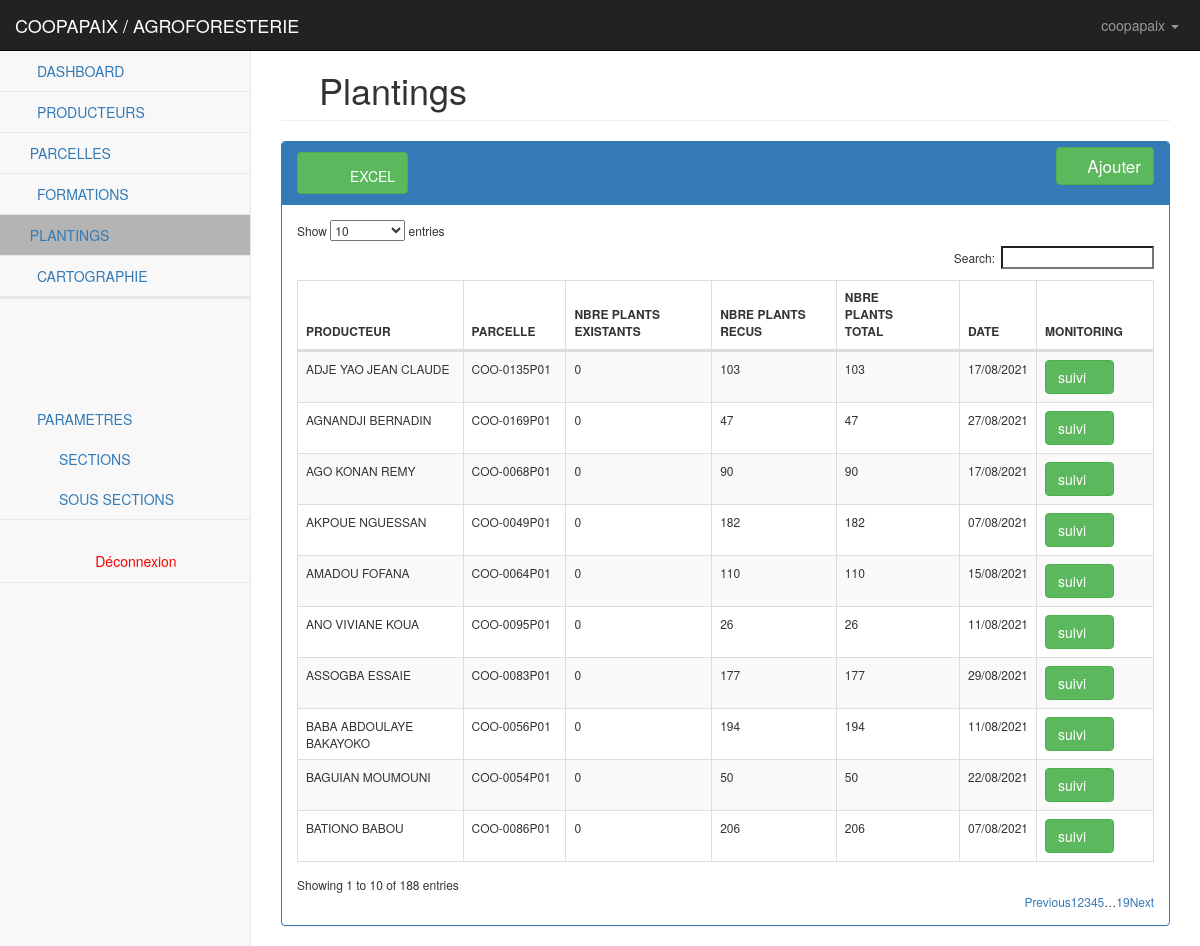
The page /cooperatives/planting_coop/ (signed in) on the database as committed earlier.
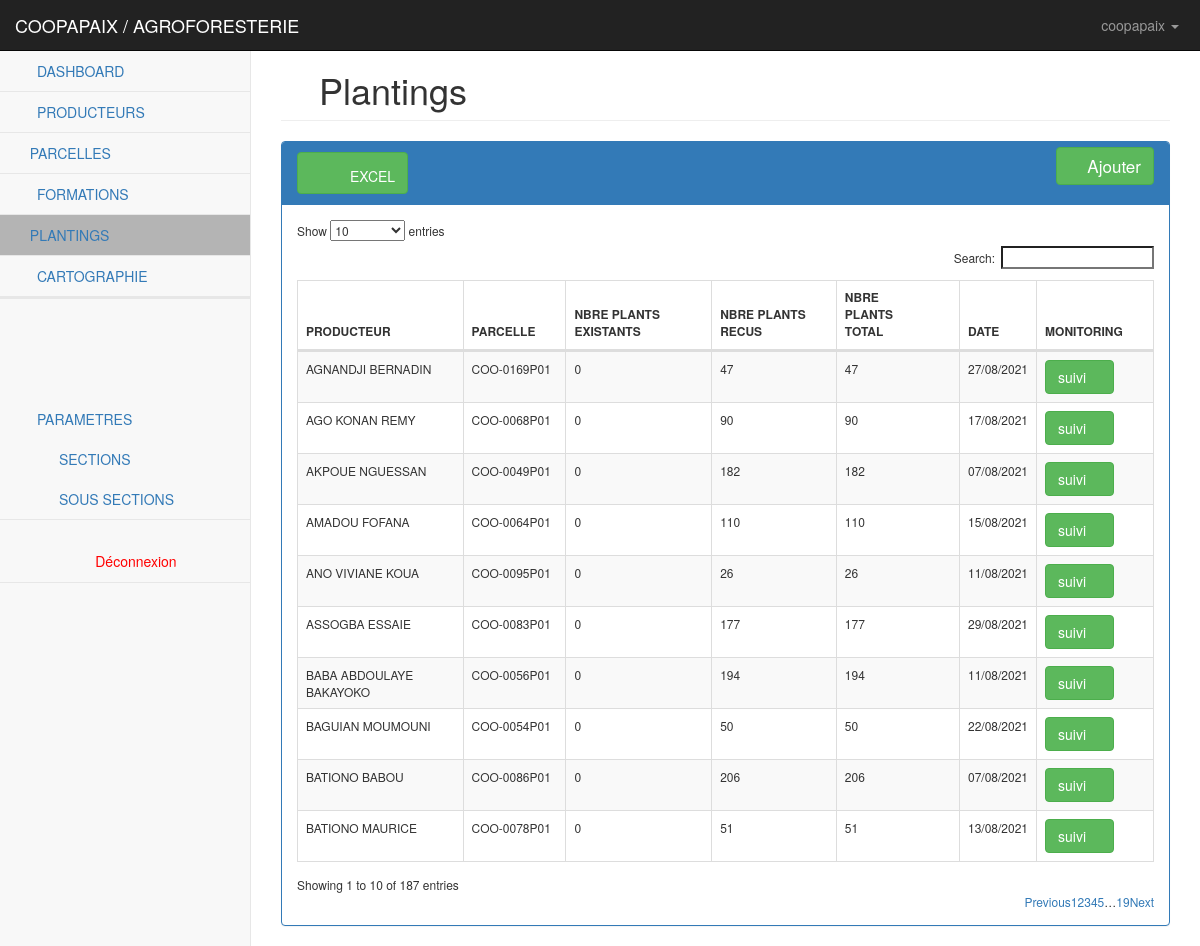
The same page on the database as committed later.
### parametres/models.py (models this page shows, shortened)
class Cooperative(models.Model):
    user = models.OneToOneField(User, on_delete=models.CASCADE, related_name="cooperatives")
    region = models.ForeignKey(Region, on_delete=models.CASCADE, related_name="cooperatives")
    siege = models.CharField(max_length=255, verbose_name="SIEGE/LOCALITE", blank=True, null=True)
    client = models.ForeignKey(Client, on_delete=models.CASCADE, related_name="cooperatives")
    projet = models.ManyToManyField(Projet)
    sigle = models.CharField(max_length=500)
    contacts = models.CharField(max_length=50)
    logo = models.ImageField(verbose_name="logo", upload_to=upload_logo_site, blank=True)
    objects = models.Manager()
    def get_projet_values(self):
        ret = ''
        for proj in self.projet.all():
            ret = ret + proj.titre + ','
        return ret[:-1]
    class Meta:
        verbose_name_plural = "COOPERATIVES"
        verbose_name = "cooperative"
        ordering = ["sigle"]
    def Logo(self):
        if self.logo:
            return mark_safe('<img src="%s" style="width: 45px; height:45px;" />' % self.logo.url)
        else:
            return "Aucun Logo"
    Logo.short_description = 'Logo'

class Projet(models.Model):
    categorie = models.ForeignKey(Projet_Cat, on_delete=models.CASCADE, verbose_name="CATEGORIE PROJET", default=1)
    sigle = models.CharField(max_length=255)
    titre = models.CharField(max_length=500)
    chef = models.CharField(max_length=255)
    debut = models.DateField()
    fin = models.DateField()
    etat = models.CharField(max_length=50, choices=ETAT)
    objects = models.Manager()
    def __str__(self):
        return "%s - (%s)" %(self.titre, self.categorie.libelle)
    class Meta:
        verbose_name_plural = "PROJETS"
        verbose_name = "projet"
        ordering = ["sigle"]

### cooperatives/models.py (models this page shows, shortened)
class Planting(models.Model):
    parcelle = models.ForeignKey(Parcelle, on_delete=models.CASCADE, related_name="plantings")
    nb_plant_exitant = models.PositiveIntegerField(default=0, verbose_name="NBRE PLANTS EXISTANTS")
    plant_recus = models.PositiveIntegerField(default=0, verbose_name="NOMBRE DE PLANTS RECUS")
    plant_total = models.PositiveIntegerField(default=0, verbose_name="NOMBRE TOTAL DE PLANTS")
    campagne = models.ForeignKey(Campagne, on_delete=models.CASCADE, related_name="plantings")
    projet = models.ForeignKey(Projet, on_delete=models.CASCADE, default=1)
    date = models.DateField()
    objects = models.Manager()
    class Meta:
        verbose_name_plural = "PLANTINGS"
        verbose_name = "planting"
        ordering = ["parcelle"]

class Parcelle(models.Model):
    code = models.CharField(max_length=150, blank=True, null=True, verbose_name='CODE PARCELLE', help_text="LE CODE PARCELLE EST GENERE AUTOMATIQUEMENT")
    producteur = models.ForeignKey(Producteur, related_name='parcelles', on_delete=models.CASCADE)
    acquisition = models.CharField(max_length=50, verbose_name="MODE ACQUISITION", choices=ACQUISITION, default="heritage")
    latitude = models.CharField(max_length=10, null=True, blank=True)
    longitude = models.CharField(max_length=12, null=True, blank=True)
    superficie = models.DecimalField(max_digits=5, decimal_places=3, null=True, blank=True)
    culture = models.CharField(max_length=50, verbose_name="CULTURE", choices=CULTURE, default="cacao")
    certification = models.CharField(max_length=50, verbose_name="CERTIFICATION", choices=CERTIFICATION, default="utz")
    objects = models.Manager()
    class Meta:
        verbose_name_plural = "PARCELLES"
        verbose_name = "parcelle"
        ordering = ["code"]

class Producteur(models.Model):
    code = models.CharField(max_length=150, blank=True, null=True, verbose_name='CODE PRODUCTEUR')
    cooperative = models.ForeignKey(Cooperative, on_delete=models.CASCADE, related_name='producteurs')
    origine = models.ForeignKey(Origine, on_delete=models.CASCADE, related_name='producteurs', default=1)
    sous_prefecture = models.ForeignKey(Sous_Prefecture, on_delete=models.SET_NULL, blank=True, null=True, related_name='producteurs')
    section = models.ForeignKey(Section, on_delete=models.CASCADE, related_name='producteurs')
    sous_section = models.ForeignKey(Sous_Section, related_name="sous_section", on_delete=models.SET_NULL, blank=True, null=True)
    type_producteur = models.CharField(max_length=50, verbose_name="TYPE PRODUCTEUR", choices=TYPE_PRODUCTEUR, default="MEMBRE")
    genre = models.CharField(max_length=2, choices=GENRE, default="H")
    nom = models.CharField(max_length=250, blank=True, null=True, verbose_name="Nom et prénoms")
    dob = models.DateField(blank=True, null=True, verbose_name="Date/Année de Naissance")
    contacts = models.CharField(max_length=50, blank=True, null=True)
    localite = models.CharField(max_length=100, blank=True, null=True)
    nb_enfant = models.PositiveIntegerField(default=0, null=True, blank=True)
    nb_epouse = models.PositiveIntegerField(default=0, null=True, blank=True)
    enfant_scolarise = models.PositiveIntegerField(default=0, null=True, blank=True, verbose_name="Enfant Scolarise")
    nb_personne = models.PositiveIntegerField(default=0, null=True, blank=True, verbose_name="Personne à Charge")
    nb_parcelle = models.PositiveIntegerField(default=0)
    image = models.ImageField(verbose_name="Logo", upload_to=producteurs_images, blank=True)
    type_document = models.CharField(max_length=50, verbose_name="TYPE DOCUMENT", choices=NATURE_DOC, default="AUCUN")
    num_document = models.CharField(max_length=150, verbose_name="N° PIECE", null=True, blank=True)
    document = models.FileField(verbose_name="Documents", upload_to=producteurs_documents, blank=True, null=True)
    is_active = models.BooleanField(default=True)
    objects = models.Manager()
    def __str__(self):
        return '%s' %(self.nom)
    def Photo(self):
        if self.image:
            photoLink = "/media/%s" % self.image
            thumb = mark_safe('<img src="%s" style="width: 45px; height:45px;" />' % self.image.url)
            return "<img src='%s' />" % thumb.url
        elif self.genre == "H":
            thumb = mark_safe('<img src="127.0.0.1:8000/static/img/logo_homme.jpeg" style="width: 45px; height:45px;" />')
            return "<img src='%s' />" % thumb
        else:
            thumb = mark_safe('<img src="127.0.0.1:8000/static/img/logo_femme.jpeg" style="width: 45px; height:45px;" />')
            return "<img src='%s' />" % thumb
    Photo.short_description = "Logo"
    Photo.allow_tags = True
    class Meta:
        verbose_name_plural = "PRODUCTEURS"
        verbose_name = "producteur"
        ordering = ["id"]

### cooperatives/views.py (the view, shortened to what this page needs)
# urls.py: path('planting_coop/', CoopPlantings, name='CoopPlantings'),
def CoopPlantings(request):
    cooperative = Cooperative.objects.get(user_id=request.user.id)
    parcelles = Parcelle.objects.filter(producteur__cooperative_id=cooperative)
    activate = "plantings"
    campagnes = Campagne.objects.all()
    projets = Projet.objects.all()
    plantings = Planting.objects.filter(parcelle__producteur__cooperative_id=cooperative)
    plantingForm = PlantingForm()
    context = {
        'cooperative':cooperative,
        'parcelles':parcelles,
        'plantings':plantings,
        'campagnes':campagnes,
        'projets':projets,
        'plantingForm':plantingForm,
        "activate": activate
    }
    return render(request, 'cooperatives/plantings.html', context)

### cooperatives/templates/cooperatives/plantings.html (shortened to what this page needs)
{% extends 'base.html' %}
{% load static %}
{% load widget_tweaks %}
{% load bootstrap4 %}
{% block content %}
    <div id="wrapper">
        <nav class="navbar navbar-inverse navbar-fixed-top" role="navigation">
    {% if user.is_authenticated %}
        <div class="navbar-header">
            <a class="navbar-brand text-uppercase" href="{% url 'cooperatives:dashboard' %}">{{ cooperative.sigle }} / {{ cooperative.get_projet_values }}</a>
        </div>
    {% endif %}
    <ul class="nav navbar-right navbar-top-links">
        {% if user.is_authenticated %}
            <li class="dropdown">
                <a class="dropdown-toggle" data-toggle="dropdown" href="#">
                    <i class="fa fa-user fa-fw"></i> {{ user.username }} <b class="caret"></b>
                </a>
            </li>
        {% endif %}
    </ul>
    {% include 'cooperatives/coop_sidebar.html' %}
</nav>
        <div id="page-wrapper">
            <div class="container-fluid">
                <div class="row">
                    <div class="col-lg-12">
                        <h1 class="page-header">
                          <i class="glyphicon glyphicon-tree-deciduous"></i> Plantings
                        </h1>
                    </div>
                </div>
                <div class="row">
                    <div class="col-lg-12">
                        <div class="panel panel-primary">
                            <div class="panel-heading">
                                <a href="{% url 'cooperatives:export_planting_xls' %}" class="btn btn-success"><i class="fa fa-file-excel-o fa-fw fa-2x"></i> EXCEL</a>
                                <button type="button" class="btn btn-success pull-right" style="font-size:1.8vmin; margin-top: -5px" data-toggle="modal" data-target="#ParcelleModal" data-whatever="@mdo">
                                    <i class="fa fa-plus"> </i> Ajouter
                                </button>
                            </div>
                            <div class="panel-body" style="font-size: 12px">
                                <div class="table-responsive">
                                    <table class="table table-striped table-bordered table-hover" id="dataTables-example">
                                        <thead>
                                            <tr>
                                                <th>PRODUCTEUR</th>
                                                <th>PARCELLE</th>
                                                <th>NBRE PLANTS EXISTANTS</th>
                                                <th>NBRE PLANTS RECUS</th>
                                                <th>NBRE PLANTS TOTAL</th>
                                                <th>DATE</th>
                                                <th>MONITORING</th>
                                            </tr>
                                        </thead>
                                        <tbody>
                                            {% for planting in plantings %}
                                                <tr class="odd gradeX">
                                                    <td class="center">
                                                        {{ planting.parcelle.producteur.nom }} {{ planting.parcelle.producteur.prenoms }}
                                                    </td>
                                                    <td class="center">{{ planting.parcelle.code }}</td>
                                                    <td class="center">{{ planting.nb_plant_exitant }}</td>
                                                    <td class="center">{{ planting.plant_recus }}</td>
                                                    <td class="center">{{ planting.plant_total }}</td>
                                                    <td class="center">{{ planting.date | date:'d/m/Y' }}</td>
                                                    <td class="center">
                                                        <a href="{% url 'cooperatives:suivi_planting' planting.id %}" class="btn btn-success">
                                                             suivi <i class="fa fa-chevron-right"></i>
                                                        </a>
                                                    </td>
                                                </tr>
                                            {% endfor %}
                                        </tbody>
                                    </table>
                                </div>
                            </div>
                        </div>
                    </div>
                </div>
            </div>
            </div>
        </div>
{% endblock %}

### templates/base.html (shortened to what this page needs)
{% load static %}
<!DOCTYPE html>
<html lang="en">
    <head>
        {% include '_partials/css.html' %}
    </head>
    <body>
        {% block content %}
        {% endblock %}
    </body>
</html>

### templates/_partials/css.html (shortened to what this page needs)
{% load static %}
<link href="{% static 'css/bootstrap.min.css' %}" rel="stylesheet">
<link href="{% static 'css/metisMenu.min.css' %}" rel="stylesheet">
<link href="{% static 'css/timeline.css' %}" rel="stylesheet">
<link href="{% static 'css/startmin.css' %}" rel="stylesheet">
<link href="{% static 'css/dataTables/dataTables.bootstrap.css' %}" rel="stylesheet">
<link href="{% static 'css/dataTables/dataTables.responsive.css' %}" rel="stylesheet">
<link href="{% static 'css/font-awesome.min.css' %}" rel="stylesheet" type="text/css">

### cooperatives/templates/cooperatives/coop_sidebar.html
{% load static %}
<div class="navbar-default sidebar" role="navigation">
    <div class="sidebar-nav navbar-collapse">
        <ul class="nav" id="side-menu">
            <li>
                <a href="{% url 'cooperatives:dashboard' %}" {% if activate == "cooperative" %}class="active"{% else %} class="" {% endif %}><i class="fa fa-dashboard fa-fw"></i> DASHBOARD</a>
            </li>
            <li>
                <a href="{% url 'cooperatives:producteurs' %}" {% if activate == "producteurs" %}class="active"{% else %} class="" {% endif %}><i class="fa fa-users fa-fw"></i> PRODUCTEURS</a>
            </li>
            <li>
                <a href="{% url 'cooperatives:parcelles' %}" {% if activate == "parcelles" %}class="active"{% else %} class="" {% endif %}><i class="glyphicon glyphicon-map-marker"></i> PARCELLES</a>
            </li>
            <li>
                <a href="{% url 'cooperatives:formations' %}" {% if activate == "formations" %}class="active"{% else %} class="" {% endif %}><i class="fa fa-bookmark fa-fw"></i> FORMATIONS</a>
            </li>
            <li>
                <a href="{% url 'cooperatives:CoopPlantings' %}" {% if activate == "plantings" %}class="active"{% else %} class="" {% endif %}><i class="glyphicon glyphicon-tree-deciduous"></i> PLANTINGS</a>
            </li>
            <li>
                <a href="{% url 'cooperatives:map_by_cooperative' %}" target="_blank"><i class="fa fa-map fa-fw"></i> CARTOGRAPHIE</a>
            </li>
            <li>
            </li>
            <li>
            </li>
            <li style="margin-top: 100px">
                <a href="#"><i class="fa fa-gear fa-fw"></i> PARAMETRES<span class="fa arrow"></span></a>
                <ul class="nav nav-second-level">
                    <li>
                        <a href="{% url 'cooperatives:section' %}"><i class="fa fa-list fa-fw"></i> SECTIONS</a>
                    </li>
                    <li>
                        <a href="{% url 'cooperatives:sous_sections' %}"><i class="fa fa-list-ol fa-fw"></i> SOUS SECTIONS</a>
                    </li>
                </ul>
            </li>
            <li>
                <a class="btn btn-outline-danger" style="margin-top: 20px; color: red" href="{% url 'logout' %}"><i class="fa fa-sign-out fa-fw"></i> Déconnexion</a>
            </li>
        </ul>
    </div>
</div>

### templates/_partials/js.html (shortened to what this page needs)
{% load static %}

Rows that differ between the two databases and show on the page:
removed Planting: parcelle.producteur.nom "ADJE YAO JEAN CLAUDE", parcelle.code "COO-0135P01", nb_plant_exitant "0", plant_recus "103", plant_total "103", date "17/08/2021"
now on this page (row unchanged): Planting: parcelle.producteur.nom "BATIONO MAURICE", parcelle.code "COO-0078P01", nb_plant_exitant "0", plant_recus "51", plant_total "51", date "13/08/2021"
Other text that changed with them:
text written by a page script: "Show entries Search: Showing 1 to 10 of 188 entries Previous 1 2 3 4 5 … 19 Next" → "Show entries Search: Showing 1 to 10 of 187 entries Previous 1 2 3 4 5 … 19 Next"
